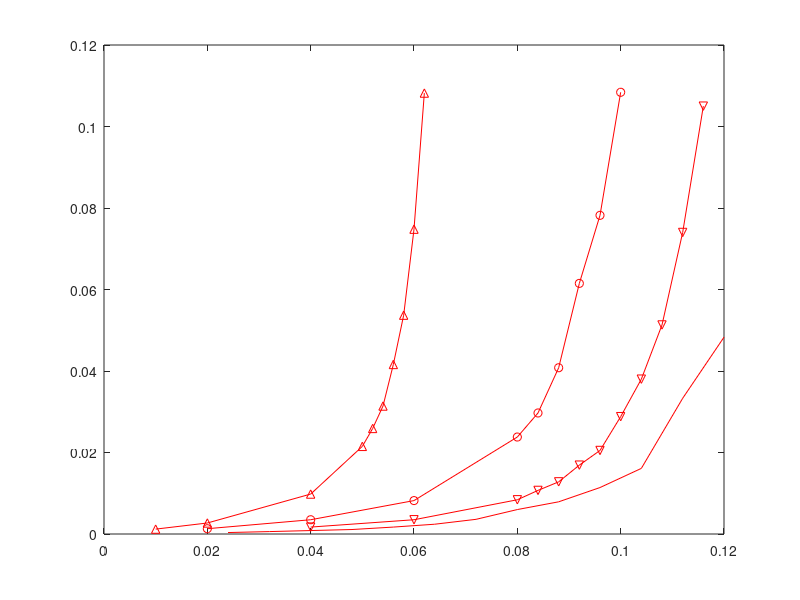

Write MATLAB code to recreate this figure. (Note: this script raises an error after producing the figure.)
x_2=[50 100 200 250 260 270 280 290 300 310];% 320 330 340 350]
y_2=[0.0012 0.0027 0.0098 0.0215 0.0259 0.0314 0.0416 0.0537 0.0748 0.1082];% 0.1147 0.1229 0.1322 0.147]
plot(x_2./5000,y_2,'-^r')
hold on

x_4=[50 100 150 200 210 220 230 240 250];% 260 270 280 290 300]
y_4=[0.0013 0.0035 0.0082 0.0238 0.0297 0.0408 0.0615 0.0782 0.1084];% 0.1209 0.1329 0.1445 0.1556 0.1757]
plot(x_4./2500,y_4,'-or')
hold on

x_8=[50 75 100 105 110 115 120 125 130 135 140 145];% 150]
y_8=[0.0017 0.0035 0.0084 0.0107 0.0128 0.0169 0.0205 0.0288 0.0380 0.0513 0.0740 0.105];% 0.1172]
plot(x_8./1250,y_8,'-vr')
hold on

x_16=[15 20 25 30 35 40 45 50 55 60 65 70 75]
y_16=[3.5823e-4 5.9343e-4 8.4556e-4 0.0011 0.0017 0.0024 0.0036 0.006 0.0079 0.0114 0.0161 0.0333 0.0483]
plot(x_16./625,y_16,'-r')

handle=legend('L=2 flits','L=4 flits','L=8 flits','L=16 flits',0);
xlabel('injection rate (flits/cycle)','fontsize',14)
ylabel('average port utilization','fontsize',14)
set(handle,'FontSize',14);
print -depsc ../figures/util.eps